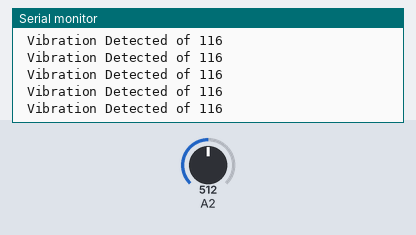
A sketch run on a simulated Arduino Uno, built with avr-gcc and run on an emulated ATmega328P. Parts: the last lines printed to the serial monitor. Inputs (shaded band) come from the test bench; at power-on: A2 = 512.

Above: at 1.2 s.
1.3 s: A2 set to 716
At 1.31 s:
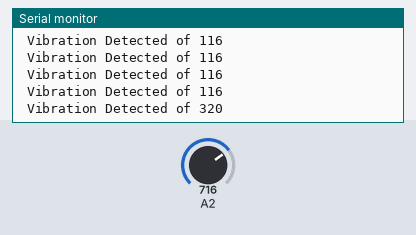
2.8 s: A2 set to 900
At 2.82 s:
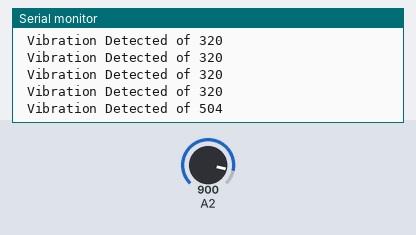
Timing chart, 0 to 5.8 s (numbered marks = the images above; inputs shaded):
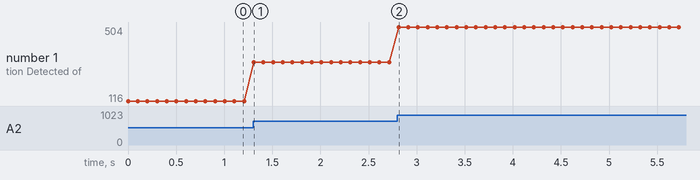

The sketch:

vibration_with_value.ino
```cpp
int x,y,z;
const int offset=396;
void setup() {
 // pinMode(A0,INPUT);pinMode(A1,INPUT);pinMode(A2,INPUT);
  Serial.begin(19200);
}

void loop() {

 z=analogRead(A2);
 z=z-offset;
 //Serial.println(z);
 switch(z)
 {
  case -2 ... 2: Serial.println(" No Vibration");break;
  default:Serial.print(" Vibration Detected of ");Serial.println(z);
 }
 delay(100);
}
```

Measured:
- after the input at 1.3 s, the serial monitor: prints a new line at once (image 1)
- after the input at 2.8 s, the serial monitor: prints a new line at once (image 2)
- plotted number 1: 116 → 320 after the input at 1.3 s, 320 → 504 after the input at 2.8 s
